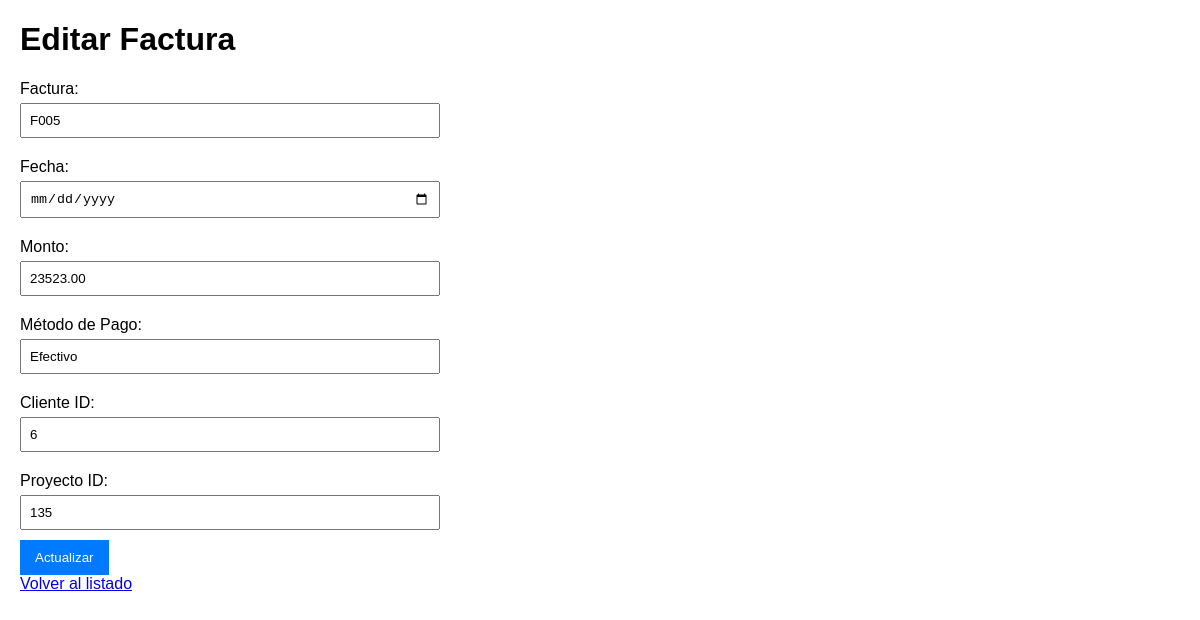
Screenshot of /editar/1/ with the database file from the repository.
### app_factura/models.py (models this page shows, shortened)
class Factura(models.Model):
    factura = models.CharField(max_length=20)
    fecha = models.DateField()
    monto = models.DecimalField(max_digits=10, decimal_places=2)
    metodo_pago = models.CharField(max_length=50)
    cliente_id_cliente = models.IntegerField()
    proyecto_id_proyecto = models.IntegerField()

### app_factura/views.py (the view, shortened to what this page needs)
# urls.py: path('editar/<int:id>/', views.editar_factura, name='editar_factura'),
def editar_factura(request, id):
    factura = get_object_or_404(Factura, id=id)
    return render(request, 'editar_factura.html', {'factura': factura})

### app_factura/templates/editar_factura.html (shortened to what this page needs)
<!DOCTYPE html>
<html lang="es">
<head>
</head>
<body>
    <h1>Editar Factura</h1>
    <form method="post">
        <label>Factura:</label>
        <input type="text" name="factura" value="{{ factura.factura }}" required>
        <label>Fecha:</label>
        <input type="date" name="fecha" value="{{ factura.fecha }}" required>
        <label>Monto:</label>
        <input type="number" step="0.01" name="monto" value="{{ factura.monto }}" required>
        <label>Método de Pago:</label>
        <input type="text" name="metodo_pago" value="{{ factura.metodo_pago }}" required>
        <label>Cliente ID:</label>
        <input type="number" name="cliente_id_cliente" value="{{ factura.cliente_id_cliente }}" required>
        <label>Proyecto ID:</label>
        <input type="number" name="proyecto_id_proyecto" value="{{ factura.proyecto_id_proyecto }}" required>
        <button type="submit">Actualizar</button>
    </form>
    <a href="/">Volver al listado</a>
</body>
</html>

### app_factura/templates/editar_factura.html (style rules this page uses)
body { font-family: Arial, sans-serif; margin: 20px; }
form { max-width: 400px; }
label { display: block; margin: 10px 0 5px; }
input { width: 100%; padding: 8px; margin-bottom: 10px; }
button { background-color: #007BFF; color: white; padding: 10px 15px; border: none; cursor: pointer; }

### rows the page displays
Factura: factura "F005", monto "23523.00", metodo_pago "Efectivo", cliente_id_cliente "6", proyecto_id_proyecto "135"
